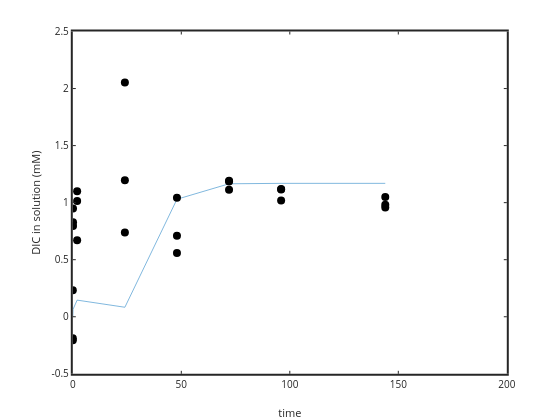

The code cell stored with this chart in its notebook:
### Code cell
plot(time(1:length(time)),1e3*DIC(1:length(time))); ylabel('DIC in solution (mM)'); xlabel('time')
hold on
plot(sampletime,sampleDIC*1e3,'ko','markersize',8,'markerfacecolor','k')
set(gca,'linewidth',2)

yi = interp1 (time, DIC, sampletime);
%plot(sampletime,yi*1e3,'r.')

residual3=sampleDIC*1e3-yi*1e3;

### Figure 1 — Plotly figure (JSON) as saved in the notebook; plotly's stock layout.template omitted (floating-point values rounded to 4 significant figures)
{"data": [{"line": {"color": "rgb(0,113,188)", "dash": "solid", "width": 0.5}, "marker": {"color": "rgb(0,113,188)", "line": {"color": "rgb(0,113,188)"}, "size": 6, "symbol": "none"}, "mode": "lines", "name": "", "showlegend": false, "type": "scatter", "visibility": true, "x": [0, 0, 0.1, 2, 24, 48, 72, 96, 144], "xaxis": "x", "y": [0, 0, 0.065, 0.1457, 0.08322, 1.03, 1.165, 1.169, 1.169], "yaxis": "y"}, {"line": {"color": "rgb(0, 0, 0)", "width": 0.5}, "marker": {"color": "rgb(0, 0, 0)", "line": {"color": "rgb(0, 0, 0)"}, "size": 8, "symbol": "circle"}, "mode": "markers", "name": "", "showlegend": false, "type": "scatter", "visibility": true, "x": [0, 0.1, 2, 24, 48, 72, 96, 144, 0, 0.1, 2, 24, 48, 72, 96, 144, 0, 0.1, 2, 24, 48, 72, 96, 144], "xaxis": "x", "y": [-0.1881, 0.7954, 1.014, 0.7376, 0.5577, 1.186, 1.115, 1.049, -0.2068, 0.8275, 0.6705, 2.053, 0.709, 1.114, 1.121, 0.9826, 0.2322, 0.9485, 1.099, 1.195, 1.043, 1.191, 1.02, 0.9578], "yaxis": "y"}], "layout": {"height": 420, "hovermode": "closest", "margin": {"b": 0, "l": 0, "r": 0, "t": 0}, "plot_bgcolor": "rgba(0, 0, 0, 0)", "showlegend": false, "width": 560, "xaxis": {"anchor": "y", "autorange": false, "domain": [0.13, 0.905], "exponentformat": "none", "gridcolor": "rgba(38,38,38,0.15)", "gridwidth": 2, "linecolor": "rgb(38,38,38)", "linewidth": 2, "mirror": "ticks", "range": [0, 200], "showgrid": false, "showline": true, "side": "bottom", "spikedash": "solid", "spikemode": "across", "spikesides": false, "spikethickness": 1, "tickangle": 0, "tickcolor": "rgb(38,38,38)", "tickfont": {"color": "rgb(38,38,38)", "size": 10}, "ticklen": 3, "ticks": "inside", "ticktext": ["0", "50", "100", "150", "200"], "tickvals": [0, 50, 100, 150, 200], "title": {"font": {"color": "rgb(38,38,38)", "size": 11}, "text": "time"}, "type": "linear", "visible": true, "zeroline": false}, "yaxis": {"anchor": "x", "autorange": false, "domain": [0.11, 0.925], "exponentformat": "none", "gridcolor": "rgba(38,38,38,0.15)", "gridwidth": 2, "linecolor": "rgb(38,38,38)", "linewidth": 2, "mirror": "ticks", "range": [-0.5, 2.5], "showgrid": false, "showline": true, "side": "left", "spikedash": "solid", "spikemode": "across", "spikesides": false, "spikethickness": 1, "tickangle": 0, "tickcolor": "rgb(38,38,38)", "tickfont": {"color": "rgb(38,38,38)", "size": 10}, "ticklen": 3, "ticks": "inside", "ticktext": ["-0.5", "0", "0.5", "1", "1.5", "2", "2.5"], "tickvals": [-0.5, 0, 0.5, 1, 1.5, 2, 2.5], "title": {"font": {"color": "rgb(38,38,38)", "size": 11}, "text": "DIC in solution (mM)"}, "type": "linear", "visible": true, "zeroline": false}}}
